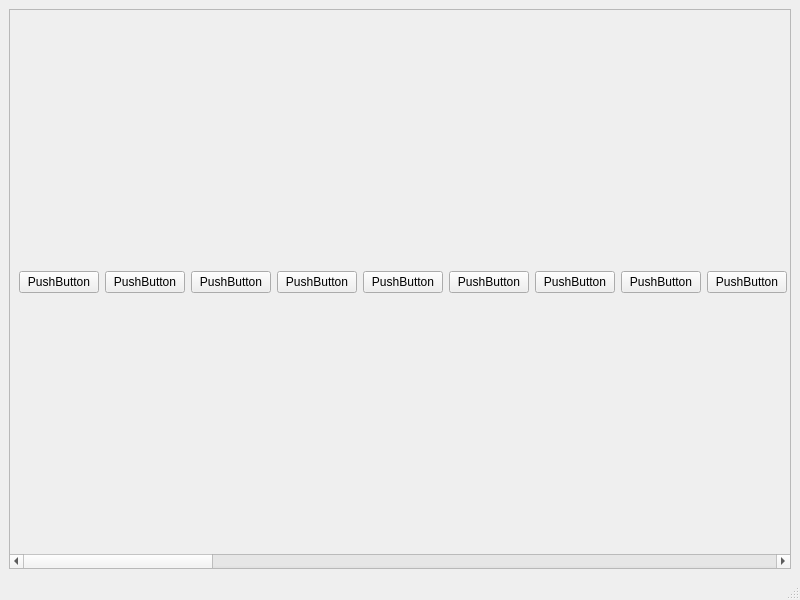
<?xml version="1.0" encoding="UTF-8"?>
<ui version="4.0">
 <class>MainWindow</class>
 <widget class="QMainWindow" name="MainWindow">
  <property name="geometry">
   <rect>
    <x>0</x>
    <y>0</y>
    <width>800</width>
    <height>600</height>
   </rect>
  </property>
  <property name="windowTitle">
   <string>MainWindow</string>
  </property>
  <widget class="QWidget" name="centralwidget">
   <layout class="QVBoxLayout" name="verticalLayout">
    <item>
     <widget class="QScrollArea" name="scrollArea">
      <property name="widgetResizable">
       <bool>true</bool>
      </property>
      <widget class="QWidget" name="scrollAreaWidgetContents">
       <property name="geometry">
        <rect>
         <x>-296</x>
         <y>0</y>
         <width>3576</width>
         <height>508</height>
        </rect>
       </property>
       <layout class="QHBoxLayout" name="horizontalLayout">
        <item>
         <widget class="QPushButton" name="pushButton_6">
          <property name="text">
           <string>PushButton</string>
          </property>
         </widget>
        </item>
        <item>
         <widget class="QPushButton" name="pushButton_27">
          <property name="text">
           <string>PushButton</string>
          </property>
         </widget>
        </item>
        <item>
         <widget class="QPushButton" name="pushButton_7">
          <property name="text">
           <string>PushButton</string>
          </property>
         </widget>
        </item>
        <item>
         <widget class="QPushButton" name="pushButton_36">
          <property name="text">
           <string>PushButton</string>
          </property>
         </widget>
        </item>
        <item>
         <widget class="QPushButton" name="pushButton_5">
          <property name="text">
           <string>PushButton</string>
          </property>
         </widget>
        </item>
        <item>
         <widget class="QPushButton" name="pushButton_25">
          <property name="text">
           <string>PushButton</string>
          </property>
         </widget>
        </item>
        <item>
         <widget class="QPushButton" name="pushButton_14">
          <property name="text">
           <string>PushButton</string>
          </property>
         </widget>
        </item>
        <item>
         <widget class="QPushButton" name="pushButton_24">
          <property name="text">
           <string>PushButton</string>
          </property>
         </widget>
        </item>
        <item>
         <widget class="QPushButton" name="pushButton_4">
          <property name="text">
           <string>PushButton</string>
          </property>
         </widget>
        </item>
        <item>
         <widget class="QPushButton" name="pushButton_8">
          <property name="text">
           <string>PushButton</string>
          </property>
         </widget>
        </item>
        <item>
         <widget class="QPushButton" name="pushButton_13">
          <property name="text">
           <string>PushButton</string>
          </property>
         </widget>
        </item>
        <item>
         <widget class="QPushButton" name="pushButton_28">
          <property name="text">
           <string>PushButton</string>
          </property>
         </widget>
        </item>
        <item>
         <widget class="QPushButton" name="pushButton_31">
          <property name="text">
           <string>PushButton</string>
          </property>
         </widget>
        </item>
        <item>
         <widget class="QPushButton" name="pushButton_34">
          <property name="text">
           <string>PushButton</string>
          </property>
         </widget>
        </item>
        <item>
         <widget class="QPushButton" name="pushButton_12">
          <property name="text">
           <string>PushButton</string>
          </property>
         </widget>
        </item>
        <item>
         <widget class="QPushButton" name="pushButton_30">
          <property name="text">
           <string>PushButton</string>
          </property>
         </widget>
        </item>
        <item>
         <widget class="QPushButton" name="pushButton_17">
          <property name="text">
           <string>PushButton</string>
          </property>
         </widget>
        </item>
        <item>
         <widget class="QPushButton" name="pushButton_18">
          <property name="text">
           <string>PushButton</string>
          </property>
         </widget>
        </item>
        <item>
         <widget class="QPushButton" name="pushButton_20">
          <property name="text">
           <string>PushButton</string>
          </property>
         </widget>
        </item>
        <item>
         <widget class="QPushButton" name="pushButton_35">
          <property name="text">
           <string>PushButton</string>
          </property>
         </widget>
        </item>
        <item>
         <widget class="QPushButton" name="pushButton_3">
          <property name="text">
           <string>PushButton</string>
          </property>
         </widget>
        </item>
        <item>
         <widget class="QPushButton" name="pushButton_21">
          <property name="text">
           <string>PushButton</string>
          </property>
         </widget>
        </item>
        <item>
         <widget class="QPushButton" name="pushButton_9">
          <property name="text">
           <string>PushButton</string>
          </property>
         </widget>
        </item>
        <item>
         <widget class="QPushButton" name="pushButton_16">
          <property name="text">
           <string>PushButton</string>
          </property>
         </widget>
        </item>
        <item>
         <widget class="QPushButton" name="pushButton_19">
          <property name="text">
           <string>PushButton</string>
          </property>
         </widget>
        </item>
        <item>
         <widget class="QPushButton" name="pushButton_33">
          <property name="text">
           <string>PushButton</string>
          </property>
         </widget>
        </item>
        <item>
         <widget class="QPushButton" name="pushButton_2">
          <property name="text">
           <string>PushButton</string>
          </property>
         </widget>
        </item>
        <item>
         <widget class="QPushButton" name="pushButton_32">
          <property name="text">
           <string>PushButton</string>
          </property>
         </widget>
        </item>
        <item>
         <widget class="QPushButton" name="pushButton_15">
          <property name="text">
           <string>PushButton</string>
          </property>
         </widget>
        </item>
        <item>
         <widget class="QPushButton" name="pushButton_23">
          <property name="text">
           <string>PushButton</string>
          </property>
         </widget>
        </item>
        <item>
         <widget class="QPushButton" name="pushButton">
          <property name="text">
           <string>PushButton</string>
          </property>
         </widget>
        </item>
        <item>
         <widget class="QPushButton" name="pushButton_22">
          <property name="text">
           <string>PushButton</string>
          </property>
         </widget>
        </item>
        <item>
         <widget class="QPushButton" name="pushButton_10">
          <property name="text">
           <string>PushButton</string>
          </property>
         </widget>
        </item>
        <item>
         <widget class="QPushButton" name="pushButton_26">
          <property name="text">
           <string>PushButton</string>
          </property>
         </widget>
        </item>
        <item>
         <widget class="QPushButton" name="pushButton_11">
          <property name="text">
           <string>PushButton</string>
          </property>
         </widget>
        </item>
        <item>
         <widget class="QPushButton" name="pushButton_29">
          <property name="text">
           <string>PushButton</string>
          </property>
         </widget>
        </item>
       </layout>
      </widget>
     </widget>
    </item>
   </layout>
  </widget>
  <widget class="QMenuBar" name="menubar">
   <property name="geometry">
    <rect>
     <x>0</x>
     <y>0</y>
     <width>800</width>
     <height>26</height>
    </rect>
   </property>
  </widget>
  <widget class="QStatusBar" name="statusbar"/>
 </widget>
 <resources/>
 <connections/>
</ui>
